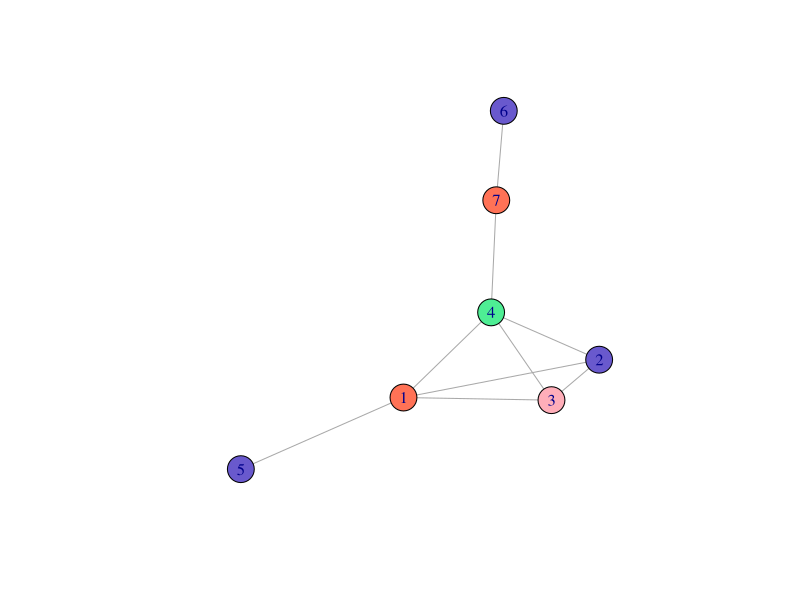

This figure's R source:
#
# Sami Hossain
# 02/23/2021
# Custom Implementation of the Basic Coloring Algorithm
#

library(igraph)

colors = sample(colors()) #randomize the colors array

g <-graph_from_atlas(sample(0:1252, 1))   #random graph from a graph library
vcolor <- rep(NA, length(V(g)))  #vertex colors

ordering <- sample(1:length(V(g))) #this will be our ordering for the vertices


for(vertex in ordering) {
  colorIndex = 1;
  while(is.na(vcolor[vertex])) {
    flag = TRUE
    color = colors[colorIndex]
    for(index in 1:length(V(g))){
      if(g[vertex][index] == 1 && !is.na(vcolor[index])){
        if(vcolor[index] == color) {
          flag = FALSE
          colorIndex = colorIndex + 1
          break
        }
      }
    }
    if(flag){
      vcolor[vertex] = color
    }
  }
}

plot(g, vertex.color = vcolor)
